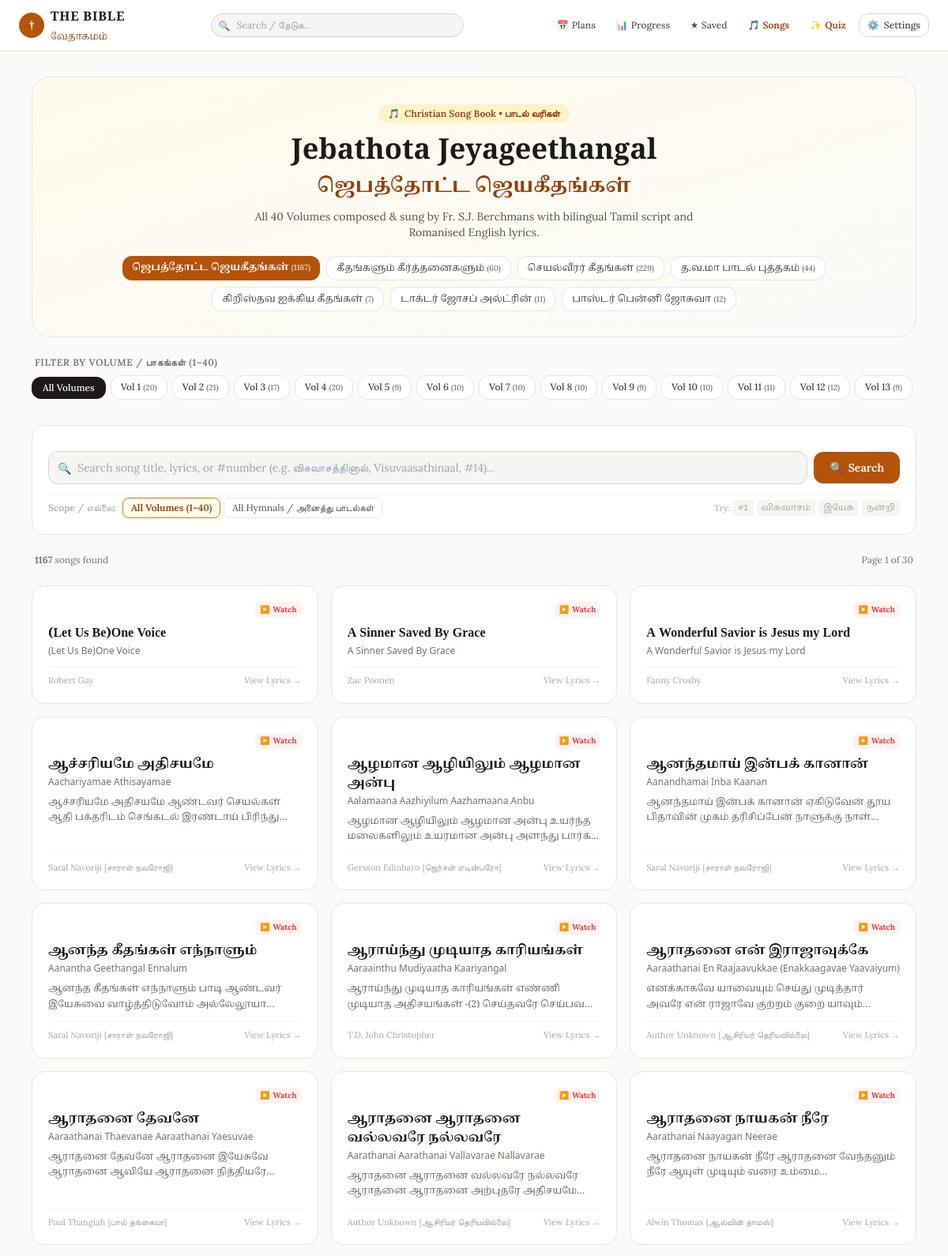
Screenshot of /songs (upper part) with the database file from the repository.
### tables this page shows
CREATE TABLE song_books (
            code TEXT PRIMARY KEY,
            name_ta TEXT NOT NULL,
            name_en TEXT NOT NULL,
            display_order INTEGER DEFAULT 0
        );

CREATE TABLE songs (
            id INTEGER PRIMARY KEY,
            songbook_code TEXT NOT NULL,
            songbook_name_ta TEXT,
            songbook_name_en TEXT,
            volume INTEGER DEFAULT 0,
            volume_name TEXT,
            song_number INTEGER DEFAULT 0,
            title_ta TEXT NOT NULL,
            title_en TEXT NOT NULL,
            alternate_title TEXT,
            lyrics_ta TEXT,
            lyrics_en TEXT,
            lyrics_bilingual TEXT,
            author TEXT,
            youtube_url TEXT
        );

### app/main.py (the view)
@app.get("/songs", response_class=HTMLResponse)
async def songs_directory_page(
    request: Request,
    book: str = Query("jebathota"),
    vol: int = Query(None),
    q: str = Query(""),
    page: int = Query(1, ge=1),
    canon: str = Query(None)
):
    active_canon = resolve_canon(request, canon)
    canon_ctx = get_canon_context(active_canon)
    songbooks = get_song_books()
    volumes = get_song_volumes(book)
    clean_q = q.strip() if q else ""
    page_size = 40
    offset = (page - 1) * page_size
    songs_data = get_songs_list(
        songbook_code=book,
        volume=vol,
        query=clean_q,
        limit=page_size,
        offset=offset
    )
    total_count = songs_data["total_count"]
    total_pages = max(1, (total_count + page_size - 1) // page_size)
    return templates.TemplateResponse(
        request=request,
        name="songs.html",
        context={
            **canon_ctx,
            "songbooks": songbooks,
            "volumes": volumes,
            "active_book": book,
            "active_vol": vol,
            "query": clean_q,
            "songs": songs_data["songs"],
            "total_count": total_count,
            "page": page,
            "total_pages": total_pages,
        },
    )

### templates/songs.html (shortened to what this page needs)
{% extends "base.html" %}
{% block content %}
<div class="max-w-6xl mx-auto px-3 sm:px-4 py-4 sm:py-8 space-y-6">
    <div class="bg-gradient-to-br from-amber-50 to-stone-50 dark:from-stone-900 dark:to-stone-950 border border-stone-200 dark:border-stone-800 rounded-3xl p-5 sm:p-8 text-center space-y-3 relative overflow-hidden shadow-xs">
        <div class="inline-flex items-center gap-1.5 px-3 py-1 rounded-full bg-amber-100 dark:bg-amber-900/40 text-amber-800 dark:text-amber-300 text-xs font-semibold">
            <span>🎵</span> <span>Christian Song Book • பாடல் வரிகள்</span>
        </div>
        <h1 class="font-cinzel text-2xl sm:text-4xl font-bold text-stone-900 dark:text-stone-100">
            Jebathota Jeyageethangal
        </h1>
        <h2 class="font-tamil text-lg sm:text-2xl text-amber-800 dark:text-amber-400 font-semibold" translate="no">
            ஜெபத்தோட்ட ஜெயகீதங்கள்
        </h2>
        <p class="text-xs sm:text-sm text-stone-600 dark:text-stone-400 max-w-xl mx-auto">
            All 40 Volumes composed & sung by Fr. S.J. Berchmans with bilingual Tamil script and Romanised English lyrics.
        </p>
        <div class="pt-2 flex flex-wrap justify-center gap-1.5 sm:gap-2">
            {% for sb in songbooks %}
            <a href="/songs?book={{ sb.code }}{% if canon %}&canon={{ canon }}{% endif %}"
               class="px-3 py-1.5 rounded-xl text-xs font-medium transition cursor-pointer {% if active_book == sb.code %}bg-amber-700 text-white font-semibold shadow-xs{% else %}bg-white dark:bg-stone-800 text-stone-700 dark:text-stone-300 border border-stone-200 dark:border-stone-700 hover:border-amber-600{% endif %}">
                <span class="font-tamil" translate="no">{{ sb.name_ta }}</span>
                <span class="text-[10px] opacity-75">({{ sb.song_count }})</span>
            </a>
            {% endfor %}
        </div>
    </div>
    {% if active_book == 'jebathota' and volumes %}
    <div class="space-y-2">
        <div class="flex items-center justify-between text-xs font-semibold text-stone-500 uppercase tracking-wider px-1">
            <span>Filter by Volume / பாகங்கள் (1–40)</span>
        </div>
        <div class="flex items-center gap-1.5 overflow-x-auto pb-2 scrollbar-none text-xs">
            <a href="/songs?book=jebathota{% if query %}&q={{ query }}{% endif %}{% if canon %}&canon={{ canon }}{% endif %}"
               class="px-3.5 py-1.5 rounded-xl shrink-0 transition font-medium {% if not active_vol %}bg-stone-900 text-white dark:bg-stone-100 dark:text-stone-900 font-bold{% else %}bg-white dark:bg-stone-800 text-stone-700 dark:text-stone-300 border border-stone-200 dark:border-stone-700 hover:border-amber-600{% endif %}">
                All Volumes
            </a>
            {% for v in volumes %}
            <a href="/songs?book=jebathota&vol={{ v.volume }}{% if query %}&q={{ query }}{% endif %}{% if canon %}&canon={{ canon }}{% endif %}"
               class="px-3 py-1.5 rounded-xl shrink-0 transition font-medium {% if active_vol == v.volume %}bg-amber-700 text-white font-bold shadow-xs{% else %}bg-white dark:bg-stone-800 text-stone-700 dark:text-stone-300 border border-stone-200 dark:border-stone-700 hover:border-amber-600{% endif %}">
                Vol {{ v.volume }} <span class="text-[10px] opacity-75">({{ v.count }})</span>
            </a>
            {% endfor %}
        </div>
    </div>
    {% endif %}
    <div class="bg-white dark:bg-stone-900 border border-stone-200 dark:border-stone-800 rounded-2xl p-4 sm:p-5 shadow-xs space-y-3">
        <form id="song-search-form" action="/songs" method="get" class="space-y-3">
            <div class="flex flex-col sm:flex-row gap-2 relative">
                <div class="relative flex-1">
                    <input type="text" id="song-search-input" name="q" value="{{ query }}"
                           placeholder="Search song title, lyrics, or #number (e.g. விசுவாசத்தினால், Visuvaasathinaal, #14)..."
                           autocomplete="off"
                           class="w-full text-xs sm:text-sm bg-stone-100 dark:bg-stone-800 border border-stone-300 dark:border-stone-700 rounded-xl pl-9 pr-8 py-2.5 focus:outline-none focus:ring-2 focus:ring-amber-700 text-stone-900 dark:text-stone-100">
                    <span class="absolute left-3 top-3 text-stone-400 text-xs sm:text-sm">🔍</span>
                </div>
                <div class="flex items-center gap-1.5 shrink-0">
                    <button type="submit" class="w-full sm:w-auto px-5 py-2.5 bg-amber-700 hover:bg-amber-800 text-white rounded-xl text-xs sm:text-sm font-semibold transition cursor-pointer flex items-center justify-center gap-1.5 shadow-xs">
                        <span>🔍</span> <span>Search</span>
                    </button>
                </div>
            </div>
            <div class="flex flex-wrap items-center justify-between gap-2 pt-1 border-t border-stone-100 dark:border-stone-800 text-xs">
                <div class="flex flex-wrap items-center gap-1 text-[11px] sm:text-xs">
                    <span class="text-stone-400 font-medium mr-1">Scope / எல்லை:</span>
                    <label class="inline-flex items-center gap-1 px-2.5 py-1 rounded-lg border cursor-pointer transition {% if not active_vol and active_book != 'all' %}bg-amber-50 dark:bg-amber-950/40 border-amber-600 text-amber-800 dark:text-amber-300 font-semibold{% else %}border-stone-200 dark:border-stone-700 text-stone-600 dark:text-stone-400 hover:bg-stone-50 dark:hover:bg-stone-800{% endif %}">
                        <span>All Volumes (1–40)</span>
                    </label>
                    <label class="inline-flex items-center gap-1 px-2.5 py-1 rounded-lg border cursor-pointer transition {% if active_book == 'all' %}bg-amber-50 dark:bg-amber-950/40 border-amber-600 text-amber-800 dark:text-amber-300 font-semibold{% else %}border-stone-200 dark:border-stone-700 text-stone-600 dark:text-stone-400 hover:bg-stone-50 dark:hover:bg-stone-800{% endif %}">
                        <span>All Hymnals / அனைத்து பாடல்கள்</span>
                    </label>
                </div>
                <div class="hidden md:flex items-center gap-1 text-[11px] text-stone-400">
                    <span>Try:</span>
                    <button type="button" onclick="quickFillSearch('#1')" class="px-1.5 py-0.5 rounded bg-stone-100 dark:bg-stone-800 hover:text-amber-700 font-mono">#1</button>
                    <button type="button" onclick="quickFillSearch('விசுவாசம்')" class="px-1.5 py-0.5 rounded bg-stone-100 dark:bg-stone-800 hover:text-amber-700 font-tamil" translate="no">விசுவாசம்</button>
                    <button type="button" onclick="quickFillSearch('இயேசு')" class="px-1.5 py-0.5 rounded bg-stone-100 dark:bg-stone-800 hover:text-amber-700 font-tamil" translate="no">இயேசு</button>
                    <button type="button" onclick="quickFillSearch('நன்றி')" class="px-1.5 py-0.5 rounded bg-stone-100 dark:bg-stone-800 hover:text-amber-700 font-tamil" translate="no">நன்றி</button>
                </div>
            </div>
        </form>
    </div>
    <div class="flex items-center justify-between text-xs text-stone-500 px-1">
        <div>
            <span><strong>{{ total_count }}</strong> songs found</span>
        </div>
        {% if total_pages > 1 %}
        <span>Page {{ page }} of {{ total_pages }}</span>
        {% endif %}
    </div>
    {% if songs %}
    <div class="grid grid-cols-1 md:grid-cols-2 lg:grid-cols-3 gap-3 sm:gap-4">
        {% for s in songs %}
        <a href="/songs/{{ s.id }}{% if canon %}?canon={{ canon }}{% endif %}"
           class="group bg-white dark:bg-stone-900 border border-stone-200 dark:border-stone-800 hover:border-amber-600/70 rounded-2xl p-4 sm:p-5 shadow-xs hover:shadow-md transition flex flex-col justify-between space-y-3">
            <div class="space-y-2">
                <div class="flex items-center justify-between text-[11px]">
                    {% if s.youtube_url %}
                    <span class="inline-flex items-center gap-1 text-red-600 text-xs font-semibold px-1.5 py-0.5 rounded-md bg-red-50 dark:bg-red-950/40" title="Watch on YouTube">
                        <span class="text-[10px]">▶️</span> <span class="text-[10px] hidden sm:inline">Watch</span>
                    </span>
                    {% endif %}
                </div>
                <div>
                    <h3 class="font-tamil font-bold text-sm sm:text-base text-stone-900 dark:text-stone-100 group-hover:text-amber-700 dark:group-hover:text-amber-400 transition leading-snug" translate="no">
                        {{ s.title_ta }}
                    </h3>
                    <p class="font-sans text-xs text-stone-500 font-medium mt-0.5">
                        {{ s.title_en }}
                    </p>
                </div>
                {% if s.snippet_ta %}
                <p class="font-tamil text-xs text-stone-600 dark:text-stone-400 line-clamp-2 leading-relaxed opacity-90" translate="no">
                    {{ s.snippet_ta }}...
                </p>
                {% endif %}
            </div>
            <div class="pt-2 border-t border-stone-100 dark:border-stone-800 flex items-center justify-between text-[11px] text-stone-400 group-hover:text-amber-700 transition">
                <span>{{ s.author or "Fr. S.J. Berchmans" }}</span>
                <span>View Lyrics →</span>
            </div>
        </a>
        {% endfor %}
    </div>
    {% endif %}
</div>
{% endblock %}

### templates/base.html (shortened to what this page needs)
<!DOCTYPE html>
<html lang="ta" translate="no" class="notranslate scroll-smooth">
<head>
    <script src="https://cdn.tailwindcss.com"></script>
</head>
<body translate="no" class="notranslate bg-stone-50 text-stone-900 dark:bg-stone-950 dark:text-stone-100 transition-colors duration-200 min-h-screen flex flex-col font-serif">
    <header id="site-header" class="sticky top-0 z-40 bg-white/95 dark:bg-stone-900/95 backdrop-blur-md border-b border-stone-200 dark:border-stone-800 transition-all duration-300">
        <div class="max-w-7xl mx-auto px-3 sm:px-6 h-14 sm:h-16 flex items-center justify-between gap-2">
            <a href="/" class="flex items-center space-x-2 shrink-0">
                <span class="w-7 h-7 sm:w-8 sm:h-8 rounded-full bg-amber-700 text-white flex items-center justify-center font-cinzel font-bold text-xs sm:text-sm shadow-xs">†</span>
                <div>
                    <span class="font-cinzel tracking-wider text-sm sm:text-base font-bold block leading-none">THE BIBLE</span>
                    <span class="font-tamil text-[10px] sm:text-xs text-amber-800 dark:text-amber-400 leading-none notranslate" translate="no">வேதாகமம்</span>
                </div>
            </a>
            <form action="/search" method="get" class="hidden md:flex flex-1 max-w-xs mx-3">
                <div class="relative w-full">
                    <input type="text" name="q" placeholder="Search / தேடுக..."
                           class="w-full text-xs bg-stone-100 dark:bg-stone-800 border border-stone-300 dark:border-stone-700 rounded-full pl-8 pr-3 py-1.5 focus:outline-none focus:ring-1 focus:ring-amber-700">
                    <span class="absolute left-2.5 top-2 text-stone-400 text-xs">🔍</span>
                </div>
            </form>
            <div class="hidden sm:flex items-center space-x-1 sm:space-x-1.5 text-xs shrink-0">
                <a href="/plans" class="p-1.5 sm:px-2.5 sm:py-1.5 rounded-lg hover:bg-stone-100 dark:hover:bg-stone-800 text-stone-600 dark:text-stone-300 flex items-center gap-1 font-medium" title="Reading Plans">
                    <span>📅</span> <span class="hidden md:inline">Plans</span>
                </a>
                <a href="/progress" class="p-1.5 sm:px-2.5 sm:py-1.5 rounded-lg hover:bg-stone-100 dark:hover:bg-stone-800 text-stone-600 dark:text-stone-300 flex items-center gap-1 font-medium" title="Reading Progress">
                    <span>📊</span> <span class="hidden md:inline">Progress</span>
                </a>
                <a href="/bookmarks" class="p-1.5 sm:px-2.5 sm:py-1.5 rounded-lg hover:bg-stone-100 dark:hover:bg-stone-800 text-stone-600 dark:text-stone-300 flex items-center gap-1 font-medium" title="Saved Verses">
                    <span>★</span> <span class="hidden md:inline">Saved</span>
                </a>
                <a href="/songs{% if canon %}?canon={{ canon }}{% endif %}" class="p-1.5 sm:px-2.5 sm:py-1.5 rounded-lg hover:bg-amber-50 dark:hover:bg-stone-800 text-amber-800 dark:text-amber-400 flex items-center gap-1 font-semibold" title="Song Lyrics / பாடல் வரிகள்">
                    <span>🎵</span> <span class="hidden md:inline">Songs</span>
                </a>
                <a href="/quiz" class="p-1.5 sm:px-2.5 sm:py-1.5 rounded-lg hover:bg-amber-50 dark:hover:bg-stone-800 text-amber-800 dark:text-amber-400 flex items-center gap-1 font-semibold" title="Bible Quiz & Trivia">
                    <span>✨</span> <span class="hidden md:inline">Quiz</span>
                </a>
                <button onclick="toggleSettingsModal()"
                        class="relative p-1.5 sm:px-2.5 py-1.5 rounded-xl border border-stone-300 dark:border-stone-700 hover:border-amber-600 text-stone-700 dark:text-stone-300 transition cursor-pointer flex items-center gap-1.5 text-xs"
                        title="Appearance & Settings">
                    <span>⚙️</span>
                    <span class="hidden lg:inline font-medium">Settings</span>
                </button>
            </div>
        </div>
    </header>
    <main class="flex-1 pb-20 sm:pb-0">
        {% block content %}{% endblock %}
    </main>
</body>
</html>

### templates/base.html (style rules this page uses)
:root { --reader-font-size: 18px; }
.font-tamil { font-family: 'Noto Serif Tamil', serif; line-height: 2.1; }
.verse-text-ta, .verse-ta, .font-tamil { line-height: 1.95 !important; }

### rows the page displays
song_books: name_ta "ஜெபத்தோட்ட ஜெயகீதங்கள்", song_count "1167"
song_books: name_ta "கீதங்களும் கீர்த்தனைகளும்", song_count "60"
song_books: name_ta "செயல்வீரர் கீதங்கள்", song_count "229"
song_books: name_ta "த.வ.மா பாடல் புத்தகம்", song_count "44"
song_books: name_ta "கிறிஸ்தவ ஐக்கிய கீதங்கள்", song_count "7"
song_books: name_ta "டாக்டர் ஜோசப் அல்ட்ரின்", song_count "11"
song_books: name_ta "பாஸ்டர் பென்னி ஜோசுவா", song_count "12"
songs: shows "Watch", title_ta "(Let Us Be)One Voice", title_en "(Let Us Be)One Voice", author "Robert Gay"
songs: shows "Watch", title_ta "A Sinner Saved By Grace", title_en "A Sinner Saved By Grace", author "Zac Poonen"
songs: shows "Watch", title_ta "A Wonderful Savior is Jesus my Lord", title_en "A Wonderful Savior is Jesus my Lord", author "Fanny Crosby"
songs: shows "Watch", title_ta "ஆச்சரியமே அதிசயமே", title_en "Aachariyamae Athisayamae", snippet_ta "ஆச்சரியமே அதிசயமே ஆண்டவர் செயல்கள் ஆதி பக்தரிடம் செங்கடல் இரண்டாய்…", author "Saral Navoriji {சாராள் நவரோஜி}"
songs: shows "Watch", title_ta "ஆழமான ஆழியிலும் ஆழமான அன்பு", title_en "Aalamaana Aazhiyilum Aazhamaana Anbu", snippet_ta "ஆழமான ஆழியிலும் ஆழமான அன்பு உயர்ந்த மலைகளிலும் உயரமான அன்பு அளந்து…", author "Gersson Edinbaro {ஜெர்சன் எடின்பரோ}"
songs: shows "Watch", title_ta "ஆனந்தமாய் இன்பக் கானான்", title_en "Aanandhamai Inba Kaanan", snippet_ta "ஆனந்தமாய் இன்பக் கானான் ஏகிடுவேன் தூய பிதாவின் முகம் தரிசிப்பேன் நாளுக்கு…", author "Saral Navoriji {சாராள் நவரோஜி}"
songs: shows "Watch", title_ta "ஆனந்த கீதங்கள் எந்நாளும்", title_en "Aanantha Geethangal Ennalum", snippet_ta "ஆனந்த கீதங்கள் எந்நாளும் பாடி ஆண்டவர் இயேசுவை வாழ்த்திடுவோம்…", author "Saral Navoriji {சாராள் நவரோஜி}"
songs: shows "Watch", title_ta "ஆராய்ந்து முடியாத காரியங்கள்", title_en "Aaraainthu Mudiyaatha Kaariyangal", snippet_ta "ஆராய்ந்து முடியாத காரியங்கள் எண்ணி முடியாத அதிசயங்கள் -(2) செய்தவரே…", author "T.D. John Christopher"
songs: shows "Watch", title_ta "ஆராதனை என் இராஜாவுக்கே", title_en "Aaraathanai En Raajaavukkae (Enakkaagavae Yaavaiyum)", snippet_ta "எனக்காகவே யாவையும் செய்து முடித்தார் அவரே என் ராஜாவே குற்றம் குறை…", author "Author Unknown {ஆசிரியர் தெரியவில்லை}"
songs: shows "Watch", title_ta "ஆராதனை தேவனே", title_en "Aaraathanai Thaevanae Aaraathanai Yaesuvae", snippet_ta "ஆராதனை தேவனே ஆராதனை இயேசுவே ஆராதனை ஆவியே ஆராதனை…", author "Paul Thangiah {பால் தங்கையா}"
songs: shows "Watch", title_ta "ஆராதனை ஆராதனை வல்லவரே நல்லவரே", title_en "Aarathanai Aarathanai Vallavarae Nallavarae", snippet_ta "ஆராதனை ஆராதனை வ‌ல்ல‌வ‌ரே ந‌ல்ல‌வ‌ரே ஆராதனை ஆராதனை அற்புத‌ரே…", author "Author Unknown {ஆசிரியர் தெரியவில்லை}"
songs: shows "Watch", title_ta "ஆராதனை நாயகன் நீரே", title_en "Aarathanai Naayagan Neerae", snippet_ta "ஆராதனை நாயகன் நீரே ஆராதனை வேந்தனும் நீரே ஆயுள் முடியும் வரை…", author "Alwin Thomas {ஆல்வின் தாமஸ்}"

### other values shown
{{ v.volume }} "1" "2" "3" "4" "5" "6" "7" "8" "9" "10" "11" "12" "13"
{{ v.count }} "20" "21" "17" "20" "9" "10" "10" "10" "9" "10" "11" "12" "9"
{{ total_count }} "1167"
{{ page }} "1"
{{ total_pages }} "30"
